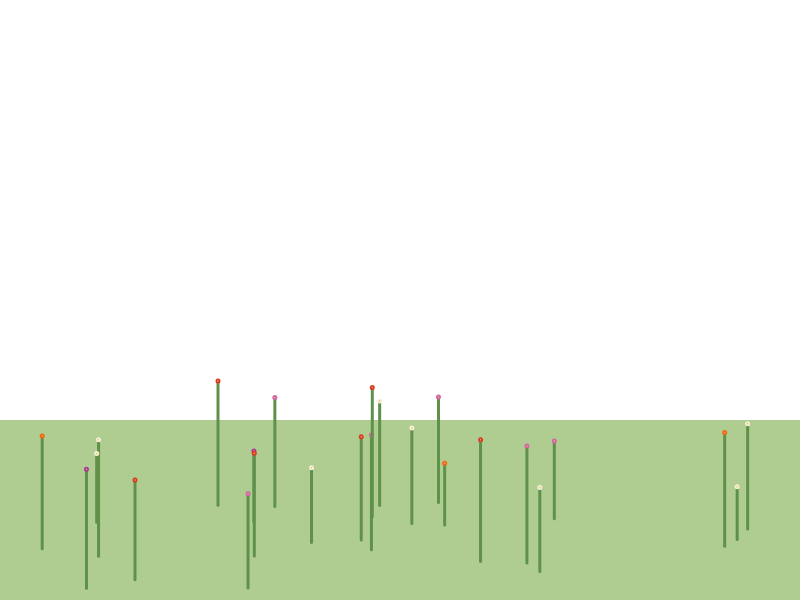
Frame 1 (no input)
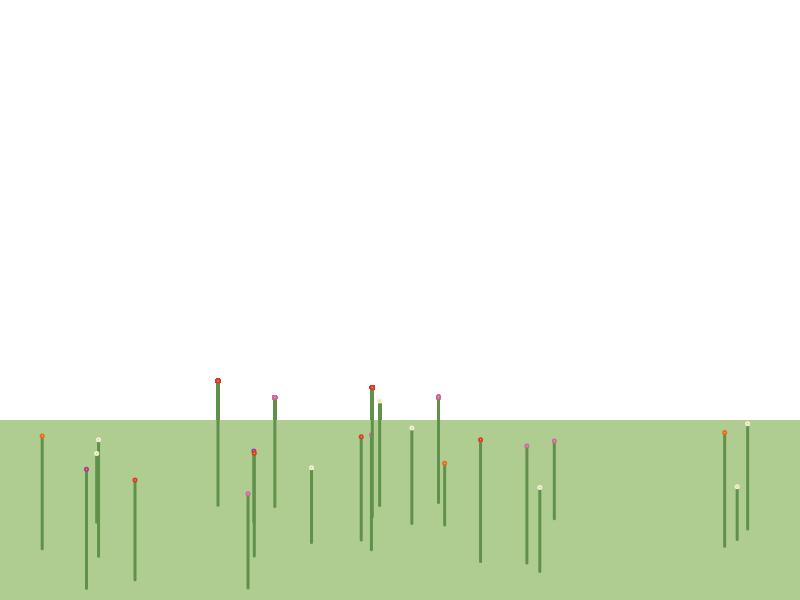
Frame 60 (no input)
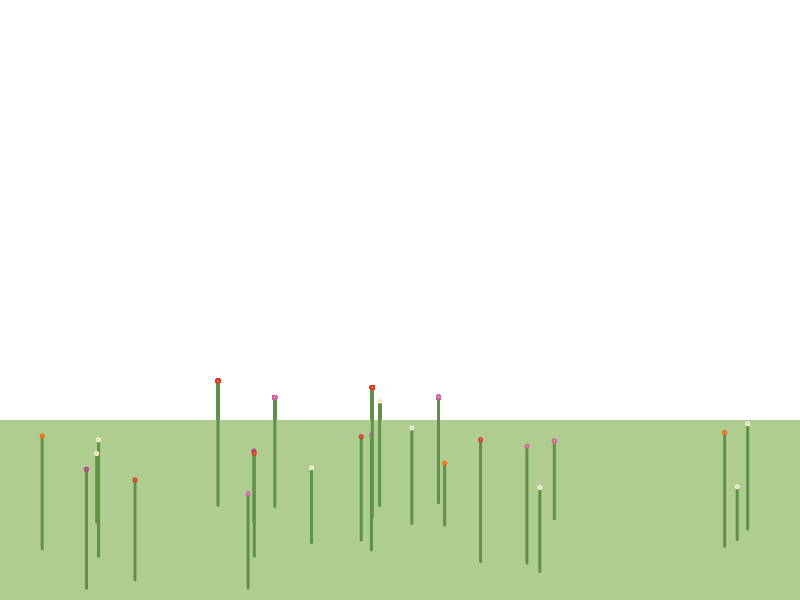
Frame 120 (the mouse pressed at the canvas centre since frame 60)

The p5.js sketch that drew these frames (run headless with seeded random() and noise() and a simulated clock; from frame 60 on, the mouse is pressed at the canvas centre):

// p5.js sketch
// ── sketch.js
let flowers = [];

// Which flower blooms next?
let currentFlower = 0;

// Timer
let lastBloomTime = 0;

// One flower blooms every 2 seconds
let bloomInterval = 2000;


function setup() {

  createCanvas(800, 600);

  // CREATE FLOWERS

  for (let i = 0; i < 25; i++) {

    let x = random(40, width - 40);

    // Bottom of stem
    let y = random(500, 590);

    let size = random(30,70);

    flowers.push(
      new Flower(x, y, size)
    );
  }

  lastBloomTime = millis();

}


function draw() {

  // BACKGROUND can add perlin noise

  drawGround();

  // TIMER

  if (millis() - lastBloomTime >= bloomInterval) {
    if (currentFlower < flowers.length){

      // Bloom next flower
      flowers[currentFlower].bloom();

      // Move to next flower
      currentFlower++;

    }

    // Reset timer
    lastBloomTime = millis();

  }

  // FLOWERS

  for (let flower of flowers) {

    flower.update();

    flower.display();

  }

}

// BACKGROUND

// GRASS
function drawGround() {

  noStroke();

  // Main grass
  fill(175,205,145);

  rect(0,420,width,height - 420);
  
}
// ── flowerclass.js
class Flower {

  constructor(x, y, size) {

    // Position of the bottom of the stem
    this.x = x;
    this.y = y;

    // Final flower size
    this.size = size;

    // Starts as a small bud
    this.currentSize = 5;

    // Random stem height
    this.stemHeight = random(50, 130);

    // Has this flower started blooming?
    this.blooming = false;


    // Random flower colour
    this.colour = random([
      color(245, 100, 25), // orange
      color(220, 55, 40),  // red
      color(170, 55, 150),  // purple
      color(245, 240, 220), // white
      color(210, 100, 170)  // pink
    ]);
  }


  // Start blooming
  bloom() {
    this.blooming = true;
  }

  // Update flower size
  update() {

    if (this.blooming) {

      // Slowly grow
      this.currentSize += 0.5;


      // Stop at final size
      if (this.currentSize > this.size) {

        this.currentSize = this.size;

      }
    }
  }

  // Draw flower
  display() {

    // Position of flower head
    let flowerY = this.y - this.stemHeight;

    // STEM
    stroke(95, 145, 75);
    strokeWeight(3);

    line(this.x, this.y, this.x, flowerY);

    // FLOWER
   
    noStroke();

    fill(this.colour);

    circle(this.x, flowerY, this.currentSize);

    // FLOWER CENTER

    fill(235, 190, 60);

    circle(this.x, flowerY, this.currentSize * 0.3);

  }

}
